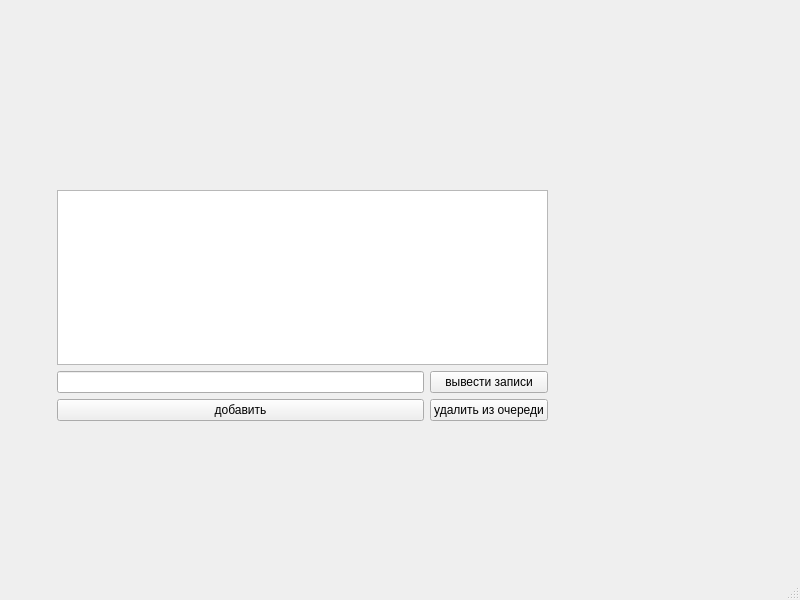
<?xml version="1.0" encoding="UTF-8"?>
<ui version="4.0">
 <class>MainWindow</class>
 <widget class="QMainWindow" name="MainWindow">
  <property name="geometry">
   <rect>
    <x>0</x>
    <y>0</y>
    <width>800</width>
    <height>600</height>
   </rect>
  </property>
  <property name="windowTitle">
   <string>MainWindow</string>
  </property>
  <widget class="QWidget" name="centralwidget">
   <widget class="QWidget" name="verticalLayoutWidget_3">
    <property name="geometry">
     <rect>
      <x>57</x>
      <y>190</y>
      <width>491</width>
      <height>231</height>
     </rect>
    </property>
    <layout class="QVBoxLayout" name="verticalLayout_3">
     <item>
      <widget class="QTextEdit" name="textEdit"/>
     </item>
     <item>
      <layout class="QHBoxLayout" name="horizontalLayout">
       <item>
        <layout class="QVBoxLayout" name="verticalLayout">
         <item>
          <widget class="QLineEdit" name="lineEdit"/>
         </item>
         <item>
          <widget class="QPushButton" name="pushButton">
           <property name="text">
            <string>добавить</string>
           </property>
          </widget>
         </item>
        </layout>
       </item>
       <item>
        <layout class="QVBoxLayout" name="verticalLayout_2">
         <item>
          <widget class="QPushButton" name="pushButton_2">
           <property name="text">
            <string>вывести записи</string>
           </property>
          </widget>
         </item>
         <item>
          <widget class="QPushButton" name="pushButton_3">
           <property name="text">
            <string>удалить из очереди</string>
           </property>
          </widget>
         </item>
        </layout>
       </item>
      </layout>
     </item>
    </layout>
   </widget>
  </widget>
  <widget class="QMenuBar" name="menubar">
   <property name="geometry">
    <rect>
     <x>0</x>
     <y>0</y>
     <width>800</width>
     <height>23</height>
    </rect>
   </property>
  </widget>
  <widget class="QStatusBar" name="statusbar"/>
 </widget>
 <resources/>
 <connections/>
</ui>
